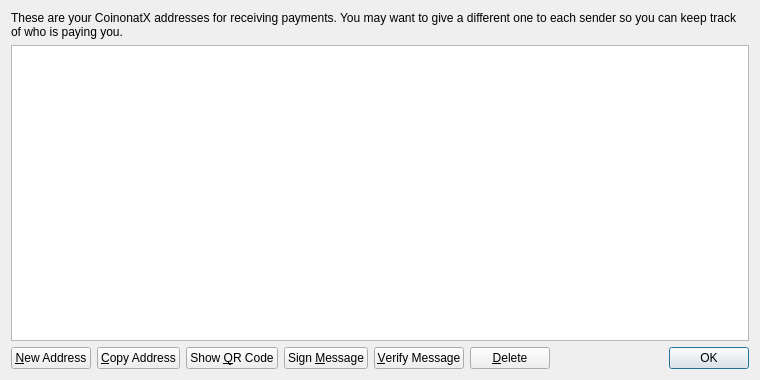
<?xml version="1.0" encoding="UTF-8"?>
<ui version="4.0">
 <class>AddressBookPage</class>
 <widget class="QWidget" name="AddressBookPage">
  <property name="geometry">
   <rect>
    <x>0</x>
    <y>0</y>
    <width>760</width>
    <height>380</height>
   </rect>
  </property>
  <property name="windowTitle">
   <string>Address Book</string>
  </property>
  <layout class="QVBoxLayout" name="verticalLayout">
   <item>
    <widget class="QLabel" name="labelExplanation">
     <property name="text">
      <string>These are your CoinonatX addresses for receiving payments. You may want to give a different one to each sender so you can keep track of who is paying you.</string>
     </property>
     <property name="textFormat">
      <enum>Qt::PlainText</enum>
     </property>
     <property name="wordWrap">
      <bool>true</bool>
     </property>
    </widget>
   </item>
   <item>
    <widget class="QTableView" name="tableView">
     <property name="contextMenuPolicy">
      <enum>Qt::CustomContextMenu</enum>
     </property>
     <property name="toolTip">
      <string>Double-click to edit address or label</string>
     </property>
     <property name="tabKeyNavigation">
      <bool>false</bool>
     </property>
     <property name="selectionMode">
      <enum>QAbstractItemView::SingleSelection</enum>
     </property>
     <property name="selectionBehavior">
      <enum>QAbstractItemView::SelectRows</enum>
     </property>
     <property name="sortingEnabled">
      <bool>true</bool>
     </property>
     <attribute name="verticalHeaderVisible">
      <bool>false</bool>
     </attribute>
    </widget>
   </item>
   <item>
    <layout class="QHBoxLayout" name="horizontalLayout">
     <item>
      <widget class="QPushButton" name="newAddressButton">
       <property name="toolTip">
        <string>Create a new address</string>
       </property>
       <property name="text">
        <string>&amp;New Address</string>
       </property>
      </widget>
     </item>
     <item>
      <widget class="QPushButton" name="copyToClipboard">
       <property name="toolTip">
        <string>Copy the currently selected address to the system clipboard</string>
       </property>
       <property name="text">
        <string>&amp;Copy Address</string>
       </property>
      </widget>
     </item>
     <item>
      <widget class="QPushButton" name="showQRCode">
       <property name="text">
        <string>Show &amp;QR Code</string>
       </property>
      </widget>
     </item>
     <item>
      <widget class="QPushButton" name="signMessage">
       <property name="toolTip">
        <string>Sign a message to prove you own a CoinonatX address</string>
       </property>
       <property name="text">
        <string>Sign &amp;Message</string>
       </property>
      </widget>
     </item>
     <item>
      <widget class="QPushButton" name="verifyMessage">
       <property name="toolTip">
        <string>Verify a message to ensure it was signed with a specified CoinonatX address</string>
       </property>
       <property name="text">
        <string>&amp;Verify Message</string>
       </property>
      </widget>
     </item>
     <item>
      <widget class="QPushButton" name="deleteButton">
       <property name="toolTip">
        <string>Delete the currently selected address from the list</string>
       </property>
       <property name="text">
        <string>&amp;Delete</string>
       </property>
      </widget>
     </item>
     <item>
      <spacer name="horizontalSpacer">
       <property name="orientation">
        <enum>Qt::Horizontal</enum>
       </property>
       <property name="sizeHint" stdset="0">
        <size>
         <width>40</width>
         <height>20</height>
        </size>
       </property>
      </spacer>
     </item>
     <item>
      <widget class="QDialogButtonBox" name="buttonBox">
       <property name="sizePolicy">
        <sizepolicy hsizetype="Maximum" vsizetype="Fixed">
         <horstretch>0</horstretch>
         <verstretch>0</verstretch>
        </sizepolicy>
       </property>
       <property name="standardButtons">
        <set>QDialogButtonBox::Ok</set>
       </property>
      </widget>
     </item>
    </layout>
   </item>
  </layout>
 </widget>
 <resources>
  <include location="../bitcoin.qrc"/>
 </resources>
 <connections/>
</ui>
